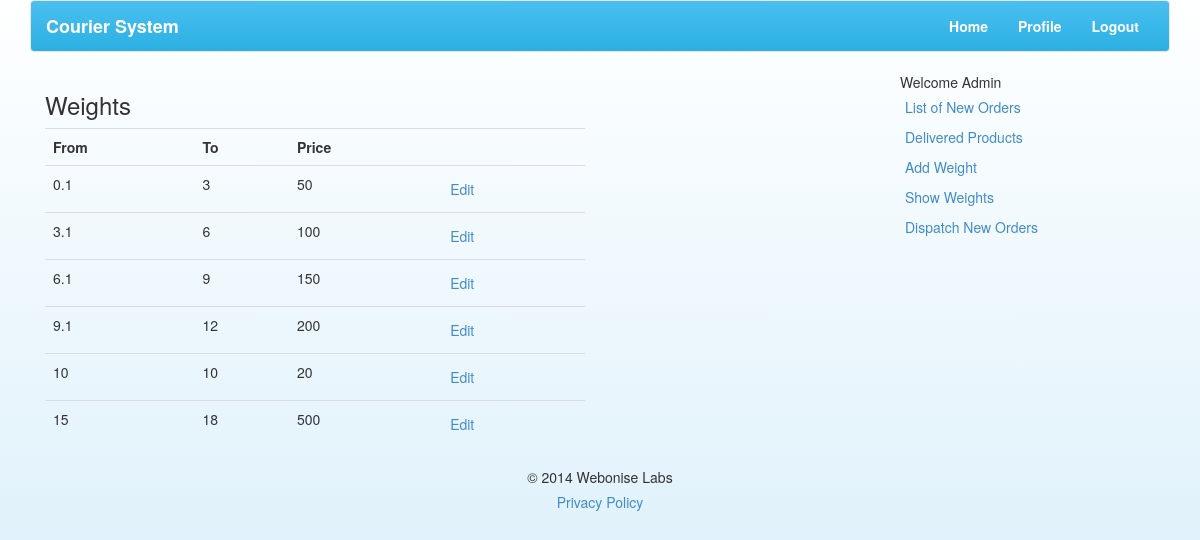
Screenshot of /showWeights.php (signed in) with the database file from the repository.
### tables this page shows
CREATE TABLE IF NOT EXISTS `weight` (
  `id` int(3) NOT NULL AUTO_INCREMENT,
  `from_range` float NOT NULL,
  `to_range` float NOT NULL,
  `price` int(10) NOT NULL,
  PRIMARY KEY (`id`)
);

### classes/DBClass.php (called while the page is built, shortened)
<?php
class DB extends PDO
{
	function getListWeight()
	{
		try
		{
			$stmt = parent::prepare("SELECT * FROM weight");
			if($stmt->execute())
				{
					return $stmt->fetchAll(PDO::FETCH_ASSOC);
				}
				else
				{
					return false;
				}
		}
 		catch (PDOException $e) {
   			 echo 'Error: ' . $e->getMessage();
			 die();
		}
	}
}
?>

### showWeights.php (the view, shortened to what this page needs)
<?php
require_once("header.php");
?>
<div class="col-lg-6">
<h3>Weights</h3>
<table class="table">
<th>From</th>
<th>To</th>
<th>Price</th>
<th></th>
	<?php
		$result = $db->getListWeight();
		foreach($result as $value){
		echo '<tr>
				<td>
				'.$value['from_range'].'
				</td>
				<td>
					'.$value['to_range'].'
				</td>
				<td>
					'.$value['price'].'
				</td>
				<td>
					<a href="editWeights.php?id='.$value['id'].'">Edit</a>
				</td>
			 </tr>	';
		}
	?>
</table>
</div>
<div class="col-lg-3">
</div>
<div class="col-lg-3">
<?php require_once($user->userDashboard()); ?>
</div>
<?php
require_once("footer.php");
?>

### header.php (shortened to what this page needs)
<!DOCTYPE html>
<html>
<head>
	<link rel="stylesheet" href="css/bootstrap.css"/>
</head>
<body>
  <div class="container">
    <nav class="navbar navbar-default" role="navigation">
    <div class="navbar-header">
      <a class="navbar-brand" href="index.php">Courier System</a>
    </div>
    <div class="collapse navbar-collapse" id="bs-example-navbar-collapse-1">
    <?php
      if(!isset($_SESSION['user_id']))
      {
    ?>
         <div class="navbar-right">
          <ul class="nav navbar-nav">
            <li><a href="index.php">Home</a></li>
            <li><a href="aboutus.php">About Us</a></li>
            <li><a href="contactus.php">Contact Us</a></li>
          </ul>
        </div>
    <?php
      }
      else
      {
    ?>
        <div class="navbar-right">
          <ul class="nav navbar-nav">
            <li><a href="index.php">Home</a></li>
            <li><a href="profile.php">Profile</a></li>
            <li><a href="logout.php">Logout</a></li>
         </ul>
        </div>
    <?php
      }
    ?>
    </div>
</nav>

### adminMenu.php (shortened to what this page needs)
<?php
echo '<span>Welcome&nbsp'. $_COOKIE['user_name'].'</span>';
echo '<a href="adListOrders.php">List of New Orders</a>
  	  <a href="adListOrdersDelivered.php">Delivered Products</a>
  	  <a href="addWeight.php">Add Weight</a>
  	  <a href="showWeights.php">Show Weights</a>
  	  <a href="updateDispatch.php">Dispatch New Orders</a>
  		';
?>

### footer.php (shortened to what this page needs)
		</div>
        <p class="text-center">&copy 2014 Webonise Labs <a href="#">Privacy Policy</a></p>
    </body>
</html>

### adminMenu.php (style rules this page uses)
a { display: block; padding: 5px; }

### rows the page displays
weight: from_range "0.1", to_range "3", price "50"
weight: from_range "3.1", to_range "6", price "100"
weight: from_range "6.1", to_range "9", price "150"
weight: from_range "9.1", to_range "12", price "200"
weight: from_range "10", to_range "10", price "20"
weight: from_range "15", to_range "18", price "500"

### other values shown
$_COOKIE['user_name'] "Admin"
